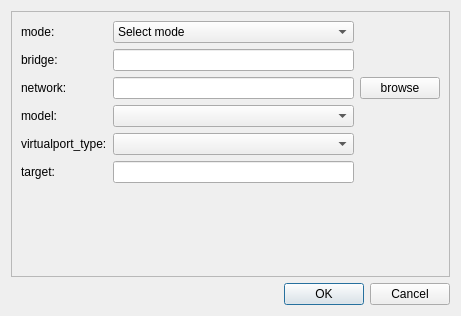
<?xml version="1.0" encoding="UTF-8"?>
<ui version="4.0">
 <class>vn_Dialog</class>
 <widget class="QDialog" name="vn_Dialog">
  <property name="geometry">
   <rect>
    <x>0</x>
    <y>0</y>
    <width>461</width>
    <height>316</height>
   </rect>
  </property>
  <property name="sizePolicy">
   <sizepolicy hsizetype="Fixed" vsizetype="Fixed">
    <horstretch>0</horstretch>
    <verstretch>0</verstretch>
   </sizepolicy>
  </property>
  <property name="windowTitle">
   <string>virt network wizzard</string>
  </property>
  <layout class="QVBoxLayout" name="verticalLayout">
   <item>
    <widget class="QFrame" name="frame_dialog_virt_disk_wizard">
     <property name="frameShape">
      <enum>QFrame::StyledPanel</enum>
     </property>
     <property name="frameShadow">
      <enum>QFrame::Raised</enum>
     </property>
     <layout class="QGridLayout" name="gridLayout">
      <item row="1" column="0">
       <widget class="QLabel" name="label_2">
        <property name="text">
         <string>bridge:</string>
        </property>
       </widget>
      </item>
      <item row="4" column="0">
       <widget class="QLabel" name="label_7">
        <property name="text">
         <string>virtualport_type:</string>
        </property>
       </widget>
      </item>
      <item row="4" column="1">
       <widget class="QComboBox" name="comboBox_dialog_kvm_virt_virtualport">
        <item>
         <property name="text">
          <string/>
         </property>
        </item>
        <item>
         <property name="text">
          <string>openvswitch</string>
         </property>
        </item>
        <item>
         <property name="text">
          <string>802.Qbg</string>
         </property>
        </item>
        <item>
         <property name="text">
          <string>802.Qbh</string>
         </property>
        </item>
        <item>
         <property name="text">
          <string>midonet</string>
         </property>
        </item>
       </widget>
      </item>
      <item row="5" column="0">
       <widget class="QLabel" name="label_8">
        <property name="text">
         <string>target:</string>
        </property>
       </widget>
      </item>
      <item row="6" column="1">
       <spacer name="verticalSpacer">
        <property name="orientation">
         <enum>Qt::Vertical</enum>
        </property>
        <property name="sizeHint" stdset="0">
         <size>
          <width>20</width>
          <height>40</height>
         </size>
        </property>
       </spacer>
      </item>
      <item row="0" column="0">
       <widget class="QLabel" name="label_4">
        <property name="text">
         <string>mode:</string>
        </property>
       </widget>
      </item>
      <item row="3" column="1">
       <widget class="QComboBox" name="comboBox_dialog_kvm_virt_model">
        <item>
         <property name="text">
          <string/>
         </property>
        </item>
        <item>
         <property name="text">
          <string>e1000</string>
         </property>
        </item>
        <item>
         <property name="text">
          <string>rtl8139</string>
         </property>
        </item>
        <item>
         <property name="text">
          <string>virtio</string>
         </property>
        </item>
       </widget>
      </item>
      <item row="2" column="1">
       <widget class="QLineEdit" name="lineEdit_dialog_kvm_virt_network">
        <property name="clearButtonEnabled">
         <bool>true</bool>
        </property>
       </widget>
      </item>
      <item row="2" column="0">
       <widget class="QLabel" name="label_5">
        <property name="text">
         <string>network:</string>
        </property>
       </widget>
      </item>
      <item row="5" column="1">
       <widget class="QLineEdit" name="lineEdit_dialog_kvm_virt_target">
        <property name="clearButtonEnabled">
         <bool>true</bool>
        </property>
       </widget>
      </item>
      <item row="3" column="0">
       <widget class="QLabel" name="label_6">
        <property name="text">
         <string>model:</string>
        </property>
       </widget>
      </item>
      <item row="0" column="1">
       <widget class="QComboBox" name="comboBox_dialog_kvm_virt_device">
        <item>
         <property name="text">
          <string>Select mode</string>
         </property>
        </item>
        <item>
         <property name="text">
          <string>openvswitch bridge</string>
         </property>
        </item>
        <item>
         <property name="text">
          <string>linux bridge</string>
         </property>
        </item>
        <item>
         <property name="text">
          <string>kvm network with portgroups</string>
         </property>
        </item>
       </widget>
      </item>
      <item row="1" column="1">
       <widget class="QLineEdit" name="lineEdit_dialog_kvm_virt_bridge">
        <property name="clearButtonEnabled">
         <bool>true</bool>
        </property>
       </widget>
      </item>
      <item row="2" column="2">
       <widget class="QPushButton" name="pushButton_dialog_kvm_virt_net_browse">
        <property name="text">
         <string>browse</string>
        </property>
       </widget>
      </item>
     </layout>
    </widget>
   </item>
   <item>
    <widget class="QDialogButtonBox" name="buttonBox">
     <property name="orientation">
      <enum>Qt::Horizontal</enum>
     </property>
     <property name="standardButtons">
      <set>QDialogButtonBox::Cancel|QDialogButtonBox::Ok</set>
     </property>
    </widget>
   </item>
  </layout>
 </widget>
 <resources/>
 <connections>
  <connection>
   <sender>buttonBox</sender>
   <signal>accepted()</signal>
   <receiver>vn_Dialog</receiver>
   <slot>accept()</slot>
   <hints>
    <hint type="sourcelabel">
     <x>248</x>
     <y>254</y>
    </hint>
    <hint type="destinationlabel">
     <x>157</x>
     <y>274</y>
    </hint>
   </hints>
  </connection>
  <connection>
   <sender>buttonBox</sender>
   <signal>rejected()</signal>
   <receiver>vn_Dialog</receiver>
   <slot>reject()</slot>
   <hints>
    <hint type="sourcelabel">
     <x>316</x>
     <y>260</y>
    </hint>
    <hint type="destinationlabel">
     <x>286</x>
     <y>274</y>
    </hint>
   </hints>
  </connection>
 </connections>
</ui>
